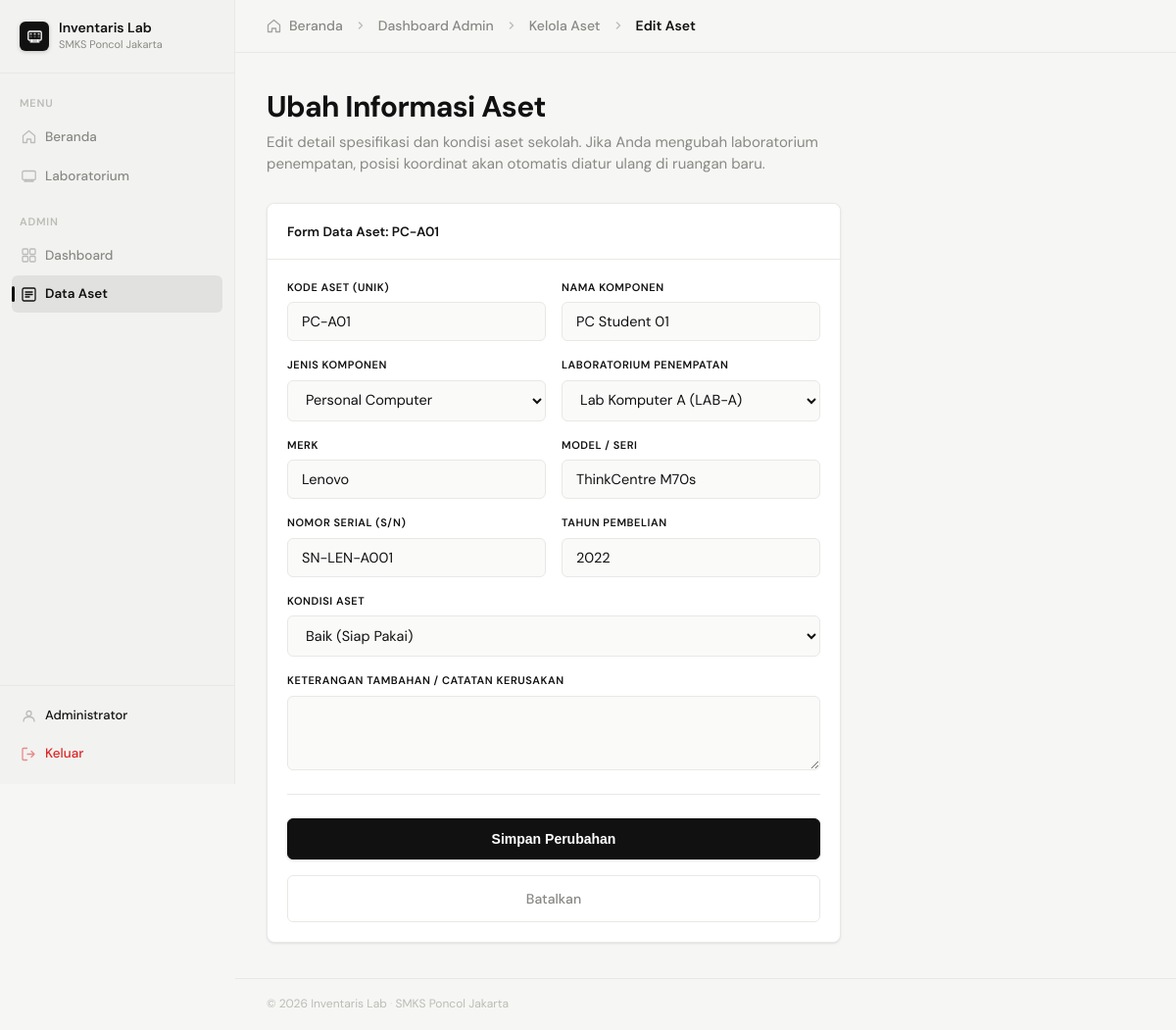
Screenshot of /admin/assets/edit.php?id=1 (signed in) with the database file from the repository.
### tables this page shows
CREATE TABLE `assets` (
  `id`              INT UNSIGNED    NOT NULL AUTO_INCREMENT,
  `lab_id`          INT UNSIGNED    NOT NULL,
  `asset_type_id`   INT UNSIGNED    NOT NULL,
  `kode_aset`       VARCHAR(30)     NOT NULL UNIQUE,
  `nama`            VARCHAR(100)    NOT NULL,
  `merk`            VARCHAR(100),
  `model`           VARCHAR(100),
  `serial_number`   VARCHAR(100),
  `harga`           DECIMAL(15,2)   NOT NULL DEFAULT 0.00,
  `tahun_beli`      YEAR            NOT NULL,
  `kondisi`         ENUM('baik','rusak','maintenance') NOT NULL DEFAULT 'baik',
  `keterangan`      TEXT,
  `posisi_x`        TINYINT UNSIGNED NOT NULL DEFAULT 0,
  `posisi_y`        TINYINT UNSIGNED NOT NULL DEFAULT 0,
  `rotasi`          SMALLINT        NOT NULL DEFAULT 0,
  `nama_custom`     VARCHAR(100)    NULL DEFAULT NULL,
  `is_active`       TINYINT(1)      NOT NULL DEFAULT 1,
  `created_at`      TIMESTAMP       NOT NULL DEFAULT CURRENT_TIMESTAMP,
  `updated_at`      TIMESTAMP       NOT NULL DEFAULT CURRENT_TIMESTAMP ON UPDATE CURRENT_TIMESTAMP,
  PRIMARY KEY (`id`),
  FOREIGN KEY (`lab_id`)        REFERENCES `labs`(`id`)        ON DELETE CASCADE ON UPDATE CASCADE,
  FOREIGN KEY (`asset_type_id`) REFERENCES `asset_types`(`id`) ON DELETE RESTRICT ON UPDATE CASCADE
);

CREATE TABLE `asset_types` (
  `id`          INT UNSIGNED  NOT NULL AUTO_INCREMENT,
  `kode`        VARCHAR(10)   NOT NULL UNIQUE,    
  `nama`        VARCHAR(50)   NOT NULL,
  `icon`        VARCHAR(10)   NOT NULL DEFAULT '📦',  
  `is_active`   TINYINT(1)    NOT NULL DEFAULT 1,
  PRIMARY KEY (`id`)
);

CREATE TABLE `labs` (
  `id`            INT UNSIGNED  NOT NULL AUTO_INCREMENT,
  `kode_lab`      VARCHAR(20)   NOT NULL UNIQUE,
  `nama`          VARCHAR(100)  NOT NULL,
  `deskripsi`     TEXT,
  `lantai`        TINYINT       NOT NULL DEFAULT 1,
  `kapasitas`     TINYINT       NOT NULL DEFAULT 30,
  `luas_m2`       DECIMAL(6,2),
  `grid_cols`     TINYINT UNSIGNED NOT NULL DEFAULT 8,
  `grid_rows`     TINYINT UNSIGNED NOT NULL DEFAULT 6,
  `pintu_posisi`  VARCHAR(20)   NOT NULL DEFAULT 'kiri-bawah',
  `is_active`     TINYINT(1)    NOT NULL DEFAULT 1,
  `created_at`    TIMESTAMP     NOT NULL DEFAULT CURRENT_TIMESTAMP,
  `updated_at`    TIMESTAMP     NOT NULL DEFAULT CURRENT_TIMESTAMP ON UPDATE CURRENT_TIMESTAMP,
  PRIMARY KEY (`id`)
);

### admin/assets/edit.php (the view, shortened to what this page needs)
<?php
require_once __DIR__ . '/../../config/db.php';
$assetId = isset($_GET['id']) ? (int)$_GET['id'] : 0;
$stmt = $pdo->prepare("SELECT * FROM assets WHERE id = ? AND is_active = 1");
$stmt->execute([$assetId]);
$asset = $stmt->fetch();
$labs = $pdo->query("SELECT id, nama, kode_lab FROM labs WHERE is_active = 1 ORDER BY nama ASC")->fetchAll();
$types = $pdo->query("SELECT id, nama, kode FROM asset_types ORDER BY nama ASC")->fetchAll();
require_once __DIR__ . '/../../includes/header.php';
?>
<div class="topbar">
  <div class="breadcrumb">
    <svg width="15" height="15" viewBox="0 0 15 15" fill="none" style="opacity: 0.75;">
      <path d="M1.5 6.5L7.5 1.5l6 5V13.5h-4V10h-4v3.5h-4V6.5z" stroke="currentColor" stroke-width="1.3" stroke-linejoin="round"/>
    </svg>
    <a href="<?= APP_URL ?>/index.php">Beranda</a>
    <svg width="12" height="12" viewBox="0 0 12 12" fill="none" style="margin: 0 4px; opacity: 0.5;">
      <path d="M4.5 9l3-3-3-3" stroke="currentColor" stroke-width="1.5" stroke-linecap="round" stroke-linejoin="round"/>
    </svg>
    <a href="<?= APP_URL ?>/admin/index.php">Dashboard Admin</a>
    <svg width="12" height="12" viewBox="0 0 12 12" fill="none" style="margin: 0 4px; opacity: 0.5;">
      <path d="M4.5 9l3-3-3-3" stroke="currentColor" stroke-width="1.5" stroke-linecap="round" stroke-linejoin="round"/>
    </svg>
    <a href="<?= APP_URL ?>/admin/assets/index.php">Kelola Aset</a>
    <svg width="12" height="12" viewBox="0 0 12 12" fill="none" style="margin: 0 4px; opacity: 0.5;">
      <path d="M4.5 9l3-3-3-3" stroke="currentColor" stroke-width="1.5" stroke-linecap="round" stroke-linejoin="round"/>
    </svg>
    <b>Edit Aset</b>
  </div>
</div>
<div class="content" style="max-width: 650px;">
  <div class="page-heading">
    <h1>Ubah Informasi Aset</h1>
    <p>Edit detail spesifikasi dan kondisi aset sekolah. Jika Anda mengubah laboratorium penempatan, posisi koordinat akan otomatis diatur ulang di ruangan baru.</p>
  </div>
  <div class="editor-panel">
    <div class="editor-panel-head">
      <span class="editor-panel-title">Form Data Aset: <?= htmlspecialchars($asset['kode_aset']) ?></span>
    </div>
    <div class="editor-panel-body">
      <form action="" method="POST" style="display:flex; flex-direction:column; gap:16px;">
        <div style="display:grid; grid-template-columns: 1fr 1fr; gap:16px;">
          <div class="form-group">
            <label class="form-label" for="kode_aset">Kode Aset (Unik)</label>
            <input type="text" id="kode_aset" name="kode_aset" class="form-control" value="<?= htmlspecialchars($asset['kode_aset']) ?>" required autofocus>
          </div>
          <div class="form-group">
            <label class="form-label" for="nama">Nama Komponen</label>
            <input type="text" id="nama" name="nama" class="form-control" value="<?= htmlspecialchars($asset['nama']) ?>" required>
          </div>
        </div>
        <div style="display:grid; grid-template-columns: 1fr 1fr; gap:16px;">
          <div class="form-group">
            <label class="form-label" for="asset_type_id">Jenis Komponen</label>
            <select name="asset_type_id" id="asset_type_id" class="form-control" required>
              <?php foreach ($types as $t): ?>
                <option value="<?= $t['id'] ?>" <?= (int)$asset['asset_type_id'] === (int)$t['id'] ? 'selected' : '' ?>>
                  <?= htmlspecialchars($t['nama']) ?>
                </option>
              <?php endforeach; ?>
            </select>
          </div>
          <div class="form-group">
            <label class="form-label" for="lab_id">Laboratorium Penempatan</label>
            <select name="lab_id" id="lab_id" class="form-control" required>
              <?php foreach ($labs as $l): ?>
                <option value="<?= $l['id'] ?>" <?= (int)$asset['lab_id'] === (int)$l['id'] ? 'selected' : '' ?>>
                  <?= htmlspecialchars($l['nama']) ?> (<?= htmlspecialchars($l['kode_lab']) ?>)
                </option>
              <?php endforeach; ?>
            </select>
          </div>
        </div>
        <div style="display:grid; grid-template-columns: 1fr 1fr; gap:16px;">
          <div class="form-group">
            <label class="form-label" for="merk">Merk</label>
            <input type="text" id="merk" name="merk" class="form-control" value="<?= htmlspecialchars($asset['merk'] ?? '') ?>">
          </div>
          <div class="form-group">
            <label class="form-label" for="model">Model / Seri</label>
            <input type="text" id="model" name="model" class="form-control" value="<?= htmlspecialchars($asset['model'] ?? '') ?>">
          </div>
        </div>
        <div style="display:grid; grid-template-columns: 1fr 1fr; gap:16px;">
          <div class="form-group">
            <label class="form-label" for="serial_number">Nomor Serial (S/N)</label>
            <input type="text" id="serial_number" name="serial_number" class="form-control" value="<?= htmlspecialchars($asset['serial_number'] ?? '') ?>">
          </div>
          <div class="form-group">
            <label class="form-label" for="tahun_beli">Tahun Pembelian</label>
            <input type="number" id="tahun_beli" name="tahun_beli" class="form-control" min="2000" max="2100" value="<?= $asset['tahun_beli'] ?>" required>
          </div>
        </div>
        <div style="display:grid; grid-template-columns: 1fr; gap:16px;">
          <div class="form-group">
            <label class="form-label" for="kondisi">Kondisi Aset</label>
            <select name="kondisi" id="kondisi" class="form-control" required>
              <option value="baik" <?= $asset['kondisi'] === 'baik' ? 'selected' : '' ?>>Baik (Siap Pakai)</option>
            </select>
          </div>
        </div>
        <div class="form-group">
          <label class="form-label" for="keterangan">Keterangan Tambahan / Catatan Kerusakan</label>
          <textarea id="keterangan" name="keterangan" class="form-control" rows="3"><?= htmlspecialchars($asset['keterangan'] ?? '') ?></textarea>
        </div>
        <div style="border-top:1px solid var(--border); margin:8px 0;"></div>
        <button type="submit" class="btn btn-dark" style="justify-content:center; padding:12px; font-size:14px; font-weight:600;">
          Simpan Perubahan
        </button>
        <a href="<?= APP_URL ?>/admin/assets/index.php" class="btn" style="justify-content:center; padding:12px; font-size:14px;">
          Batalkan
        </a>
      </form>
    </div>
  </div>
</div>
<?php require_once __DIR__ . '/../../includes/footer.php'; ?>

### assets/css/style.css (style rules this page uses)
:root { --bg: #f6f6f4; --bg-surface: #ffffff; --bg-subtle: #f2f2f0; --border: #e8e8e5; --border-hover: #d0d0cc; --text: #111111; --text-muted: #888884; --text-faint: #bbbbb7; --accent: #111111; --green: #16a34a; --red: #dc2626; --amber: #d97706; --sidebar-w: 240px; --r: 8px; --shadow-sm: 0 1px 3px rgba(0,0,0,.06), 0 1px 2px rgba(0,0,0,.04); --shadow-md: 0 4px 12px rgba(0,0,0,.08), 0 1px 3px rgba(0,0,0,.04); }
*, *::before, *::after { box-sizing: border-box; margin: 0; padding: 0; }
html { font-size: 15px; }
body { font-family: 'DM Sans', -apple-system, sans-serif; background: var(--bg); color: var(--text); line-height: 1.6; display: flex; min-height: 100vh; -webkit-font-smoothing: antialiased; }
a { color: inherit; text-decoration: none; }
.topbar { height: 54px; border-bottom: 1px solid var(--border); display: flex; align-items: center; justify-content: space-between; padding: 0 32px; position: sticky; top: 0; background: rgba(246,246,244,.85); backdrop-filter: blur(10px); -webkit-backdrop-filter: blur(10px); z-index: 40; }
.breadcrumb { display: flex; align-items: center; gap: 8px; font-size: 14px; font-weight: 500; color: var(--text-muted); }
.breadcrumb b { color: var(--text); font-weight: 600; }
.content { flex: 1; padding: 36px 32px; max-width: 1180px; }
.page-heading { margin-bottom: 28px; }
.page-heading h1 { font-size: 30px; font-weight: 700; color: var(--text); line-height: 1.25; letter-spacing: -0.02em; }
.page-heading p { margin-top: 6px; font-size: 15px; color: var(--text-muted); max-width: 650px; line-height: 1.5; }
.btn { display: inline-flex; align-items: center; gap: 6px; padding: 7px 14px; border-radius: 6px; font-size: 13px; font-weight: 500; border: 1px solid var(--border); background: var(--bg-surface); color: var(--text-muted); cursor: pointer; transition: background 200ms ease, color 200ms ease, border-color 200ms ease, box-shadow 200ms ease, transform 200ms ease; white-space: nowrap; }
.btn-dark { background: var(--accent); color: #fff; border-color: var(--accent); box-shadow: 0 1px 3px rgba(0,0,0,.15); transition: background 200ms ease, color 200ms ease, border-color 200ms ease, box-shadow 200ms ease, transform 200ms ease; }
.form-group { display: flex; flex-direction: column; gap: 6px; }
.form-label { font-size: 11px; font-weight: 600; color: var(--text); text-transform: uppercase; letter-spacing: 0.05em; }
.form-control { padding: 10px 14px; font-size: 14.5px; border: 1px solid var(--border); border-radius: 6px; background: #fafaf9; color: var(--text); font-family: inherit; transition: border-color 150ms ease, background 150ms ease, box-shadow 150ms ease; outline: none; }
.editor-panel { background: var(--bg-surface); border: 1px solid var(--border); border-radius: var(--r); box-shadow: var(--shadow-sm); overflow: hidden; }
.editor-panel-head { padding: 16px 20px; border-bottom: 1px solid var(--border); background: var(--bg-surface); }
.editor-panel-title { font-size: 13.5px; font-weight: 600; color: var(--text); }
.editor-panel-body { padding: 20px; }

### rows the page displays
assets: kode_aset "PC-A01", nama "PC Student 01", asset_type_id "Personal Computer", lab_id "Lab Komputer A (LAB-A)", merk "Lenovo", model "ThinkCentre M70s", serial_number "SN-LEN-A001", tahun_beli "2022", kondisi "Baik (Siap Pakai)"

### other values shown
APP_NAME "Inventaris Lab"
$user['nama'] "Administrator"
